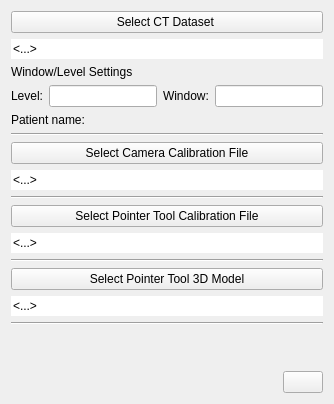
           <widget class="QWidget" name="FirstStepWidget">
            <attribute name="title">
             <string>Settings</string>
            </attribute>
            <layout class="QHBoxLayout" name="horizontalLayout_12">
             <item>
              <layout class="QVBoxLayout" name="verticalLayout_8">
               <item>
                <layout class="QVBoxLayout" name="SettingsButtonBox">
                 <item>
                  <widget class="QPushButton" name="LoadImagePushButton">
                   <property name="focusPolicy">
                    <enum>Qt::StrongFocus</enum>
                   </property>
                   <property name="autoFillBackground">
                    <bool>false</bool>
                   </property>
                   <property name="text">
                    <string>Select CT Dataset </string>
                   </property>
                   <property name="iconSize">
                    <size>
                     <width>80</width>
                     <height>80</height>
                    </size>
                   </property>
                   <property name="flat">
                    <bool>false</bool>
                   </property>
                  </widget>
                 </item>
                 <item>
                  <widget class="QLineEdit" name="imagePathEdit">
                   <property name="text">
                    <string>&lt;...&gt;</string>
                   </property>
                   <property name="frame">
                    <bool>false</bool>
                   </property>
                   <property name="readOnly">
                    <bool>true</bool>
                   </property>
                  </widget>
                 </item>
                 <item>
                  <layout class="QVBoxLayout" name="WindowLevelLayout">
                   <item>
                    <widget class="QLabel" name="WindowLevelLabel">
                     <property name="text">
                      <string>Window/Level Settings</string>
                     </property>
                    </widget>
                   </item>
                   <item>
                    <layout class="QHBoxLayout" name="WinLevelHorizontalLayout">
                     <item>
                      <widget class="QLabel" name="LevelLabel">
                       <property name="text">
                        <string>Level:</string>
                       </property>
                      </widget>
                     </item>
                     <item>
                      <widget class="QLineEdit" name="LevelTextfield">
                       <property name="readOnly">
                        <bool>true</bool>
                       </property>
                      </widget>
                     </item>
                     <item>
                      <widget class="QLabel" name="WindowLabel">
                       <property name="text">
                        <string>Window:</string>
                       </property>
                      </widget>
                     </item>
                     <item>
                      <widget class="QLineEdit" name="WindowTextfield">
                       <property name="readOnly">
                        <bool>true</bool>
                       </property>
                      </widget>
                     </item>
                    </layout>
                   </item>
                  </layout>
                 </item>
                 <item>
                  <layout class="QVBoxLayout" name="verticalLayout_13">
                   <item>
                    <layout class="QHBoxLayout" name="horizontalLayout_7">
                     <item>
                      <widget class="QLabel" name="PatientName">
                       <property name="text">
                        <string>Patient name:</string>
                       </property>
                      </widget>
                     </item>
                     <item>
                      <widget class="QLabel" name="PatientNameLabel">
                       <property name="text">
                        <string/>
                       </property>
                      </widget>
                     </item>
                    </layout>
                   </item>
                  </layout>
                 </item>
                 <item>
                  <widget class="Line" name="line_4">
                   <property name="orientation">
                    <enum>Qt::Horizontal</enum>
                   </property>
                  </widget>
                 </item>
                 <item>
                  <widget class="QPushButton" name="selectCalibrationFileButton">
                   <property name="text">
                    <string>Select Camera Calibration File</string>
                   </property>
                  </widget>
                 </item>
                 <item>
                  <widget class="QLineEdit" name="cameraCalibPathEdit">
                   <property name="text">
                    <string>&lt;...&gt;</string>
                   </property>
                   <property name="frame">
                    <bool>false</bool>
                   </property>
                   <property name="readOnly">
                    <bool>true</bool>
                   </property>
                  </widget>
                 </item>
                 <item>
                  <widget class="Line" name="line_3">
                   <property name="orientation">
                    <enum>Qt::Horizontal</enum>
                   </property>
                  </widget>
                 </item>
                 <item>
                  <widget class="QPushButton" name="selectToolCalibrationFileButton">
                   <property name="text">
                    <string>Select Pointer Tool Calibration File</string>
                   </property>
                  </widget>
                 </item>
                 <item>
                  <widget class="QLineEdit" name="toolCalibPathEdit">
                   <property name="text">
                    <string>&lt;...&gt;</string>
                   </property>
                   <property name="frame">
                    <bool>false</bool>
                   </property>
                   <property name="readOnly">
                    <bool>true</bool>
                   </property>
                  </widget>
                 </item>
                 <item>
                  <widget class="Line" name="line_2">
                   <property name="orientation">
                    <enum>Qt::Horizontal</enum>
                   </property>
                  </widget>
                 </item>
                 <item>
                  <widget class="QPushButton" name="selectToolMeshFileButton">
                   <property name="text">
                    <string>Select Pointer Tool 3D Model</string>
                   </property>
                  </widget>
                 </item>
                 <item>
                  <widget class="QLineEdit" name="toolMeshPathEdit">
                   <property name="text">
                    <string>&lt;...&gt;</string>
                   </property>
                   <property name="frame">
                    <bool>false</bool>
                   </property>
                   <property name="readOnly">
                    <bool>true</bool>
                   </property>
                  </widget>
                 </item>
                 <item>
                  <widget class="Line" name="line">
                   <property name="orientation">
                    <enum>Qt::Horizontal</enum>
                   </property>
                  </widget>
                 </item>
                </layout>
               </item>
               <item>
                <spacer name="verticalSpacer">
                 <property name="orientation">
                  <enum>Qt::Vertical</enum>
                 </property>
                 <property name="sizeHint" stdset="0">
                  <size>
                   <width>20</width>
                   <height>40</height>
                  </size>
                 </property>
                </spacer>
               </item>
               <item>
                <layout class="QHBoxLayout" name="horizontalLayout_11">
                 <item>
                  <spacer name="horizontalSpacer">
                   <property name="orientation">
                    <enum>Qt::Horizontal</enum>
                   </property>
                   <property name="sizeHint" stdset="0">
                    <size>
                     <width>40</width>
                     <height>20</height>
                    </size>
                   </property>
                  </spacer>
                 </item>
                 <item>
                  <widget class="QPushButton" name="firstNextButton">
                   <property name="text">
                    <string/>
                   </property>
                   <property name="icon">
                    <iconset resource="IGIPlanning.qrc">
                     <normaloff>:/Images/Images/2rightarrow.png</normaloff>:/Images/Images/2rightarrow.png</iconset>
                   </property>
                   <property name="iconSize">
                    <size>
                     <width>40</width>
                     <height>40</height>
                    </size>
                   </property>
                  </widget>
                 </item>
                </layout>
               </item>
              </layout>
             </item>
            </layout>
           </widget>
